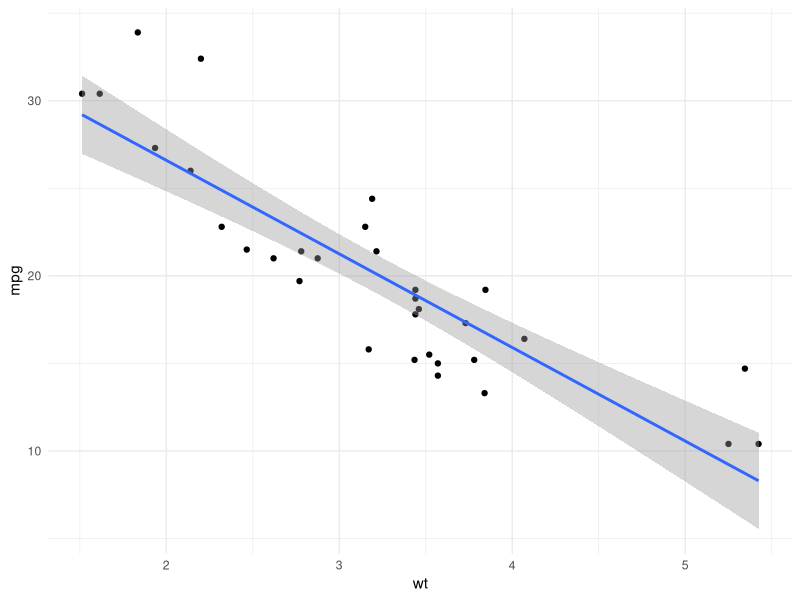

Write R code to recreate this figure.
# Script: analisis.R
# Autor: rcarrillo
# Fecha: 2025-01-16

# Cargar librerías
library(ggplot2)

# Cargar datos
data(mtcars)

# Análisis
modelo <- lm(mpg ~ wt + hp, data = mtcars)
summary(modelo)

# Visualización
ggplot(mtcars, aes(x = wt, y = mpg)) +
  geom_point() +
  geom_smooth(method = "lm") +
  theme_minimal()

# Guardar resultados
saveRDS(modelo, "modelo.rds")
